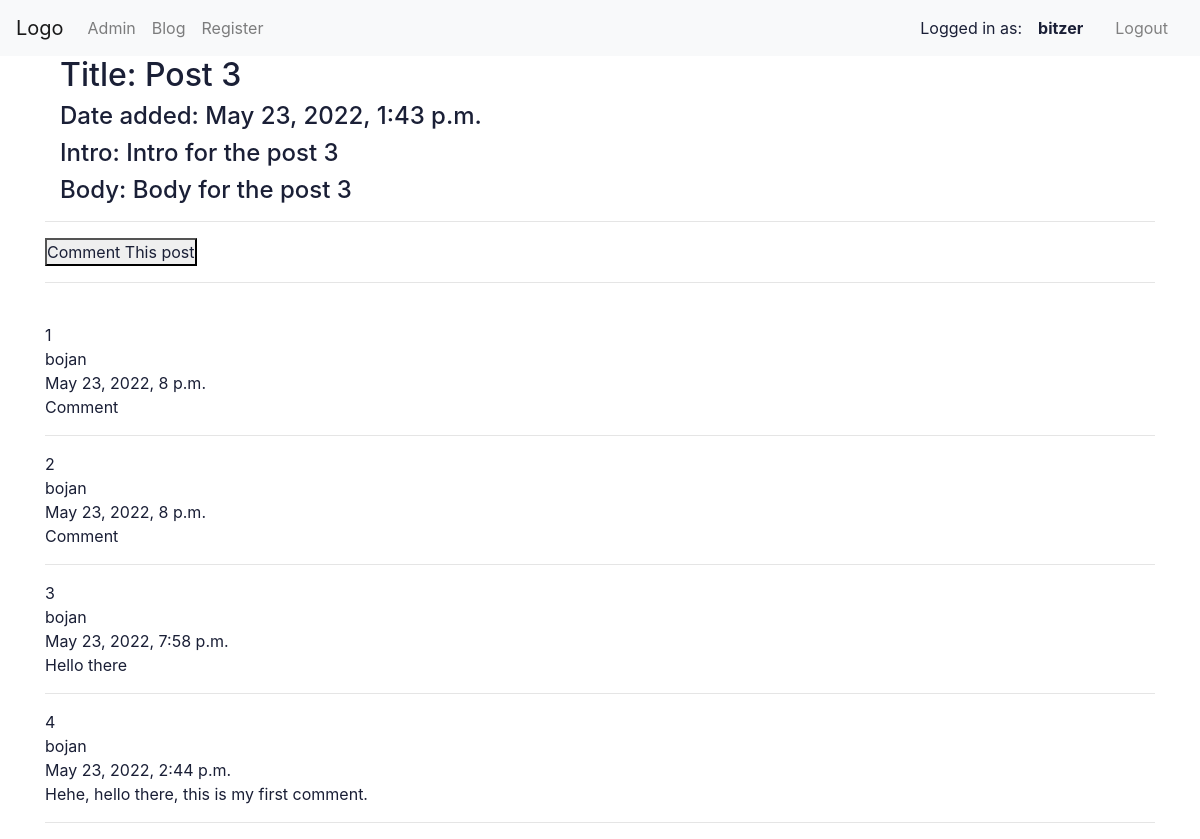
The app's page /post-3/ (signed in), older data.
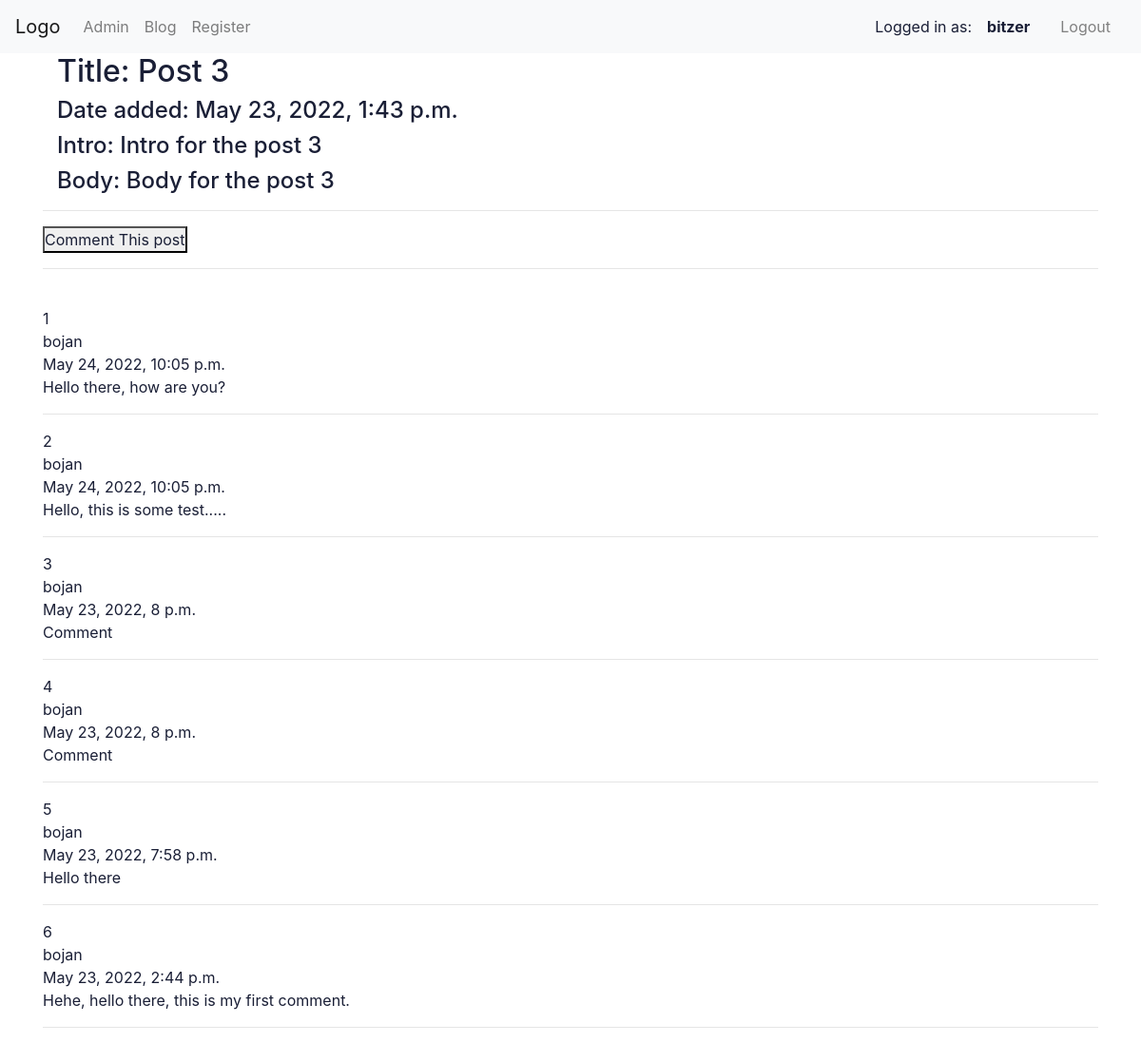
The same page, newer data.
### blog/models.py (models this page shows, shortened)
class Comment(models.Model):
  post  = models.ForeignKey(Post, related_name='comments', on_delete=models.CASCADE)
  name  = models.CharField(max_length=255)
  email = models.EmailField()
  body  = models.TextField()
  date_added = models.DateTimeField(auto_now_add=True)
  class Meta:
      ordering = ['-date_added']

### blog/views.py (the view)
# urls.py: path('<slug:slug>/', views.post_detail, name="post_detail"),
def post_detail(request, slug):
  form  = CommentForm()
  post  = Post.objects.get(slug=slug)
  name  = request.user
  body  = str(request.POST.get('body'))
  user  = User.objects.get(id=name.id)
  email = user.email
  if request.method == 'POST':
    comment = Comment(post=post, name=name, email=email, body=body)
    comment.save()
    return redirect('post_detail', slug=post.slug)
  else:
    form = CommentForm()
  return render(request, 'blog/post_detail.html', {'post': post, 'form': form})

### templates/blog/post_detail.html (shortened to what this page needs)
{% extends "blog/base.html" %} {% load staticfiles %} {% block body_block %}
<div class="container">
  <div class="post block">
    <h2 class="subtitle">Title: {{post.title}}</h2>
    <h4>Date added: {{post.date_added}}</h4>
    <h4>Intro: {{post.intro}}</h4>
    <h4>Body: {{post.body}}</h4>
  </div>
</div>
<hr />
<button class="show-hide-comment-form" onclick="showHideForm()">
  Comment This post
</button>
<hr />
<br />
{% for comment in post.comments.all %}
<div class="comment">
  <div class="comment-counter">{{forloop.counter}}</div>
  <div class="comment-user">{{comment.name}}</div>
  <div class="comment-user">{{comment.date_added}}</div>
  <div class="comment-body">{{comment.body}}</div>
</div>
<hr />
{% empty %}
<h2 class="no-comments-yet">This post have no comments.</h2>
<hr />
{% endfor %}
{% endblock %}

Row changes from the older to the newer data that the page shows:
added Comment: name "bojan", date_added "May 24, 2022, 10:05 p.m.", body "Hello there, how are you?"
added Comment: name "bojan", date_added "May 24, 2022, 10:05 p.m.", body "Hello, this is some test....."
